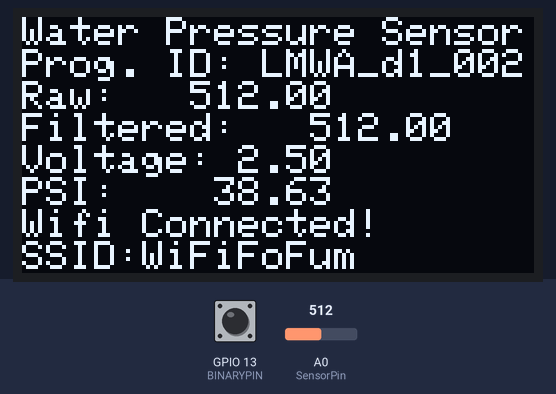
The sketch below on a simulated ESP8266 (Wemos D1 mini). On the bench: 128×64 one-colour display. The test bench sets the inputs (shaded band); at power-on: A0 (SensorPin) = 512, GPIO 13 (BINARYPIN) HIGH. WiFi joins after 1.5 s; servers stay silent unless stated; the display library's start-up logo is not drawn; what the sketch prints to the serial monitor is not drawn.

Above: at 13.8 s.
13.9 s: A0 (SensorPin) set to 716
At 14.09 s:
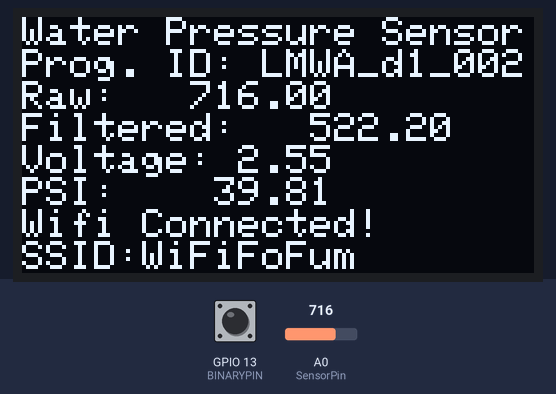
15.4 s: A0 (SensorPin) set to 900
At 15.67 s:
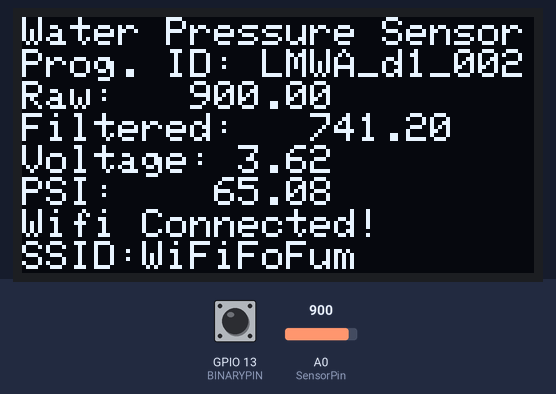
17.7 s: A0 (SensorPin) set to 122
At 17.88 s:
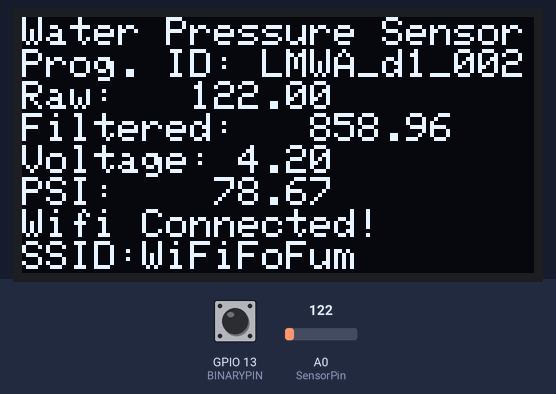
Timing chart, 0 to 20.2 s (numbered marks = the images above; inputs shaded):
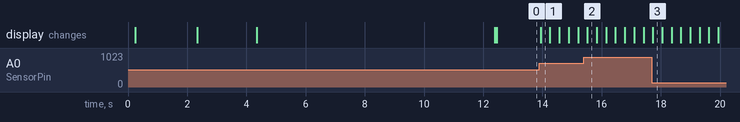

Measured:
- after the input at 13.9 s, the display: changes at once (image 1)

The sketch:

d1_002_pressure_sensor.ino
```cpp
/*********************************************************************
This sketch is intended to run on a D1 Mini. It reads pressure
from a transducer and sends the readings to tago.io.

This sketch uses the 1.3" OLED display, SH1106 128x64, I2C comms.

x1Val and x2Val must be calibrated to the voltage readings at
0 and 100 PSI respectively for the output to be accurate.

*********************************************************************/


#include <SPI.h>
#include <Wire.h>


/*for 1.3 display*/
#include <Adafruit_GFX.h>
#include <Adafruit_SH110X.h>
/* Uncomment the initialize the I2C address , uncomment only one, If you get a totally blank screen try the other*/
#define i2c_Address 0x3c //initialize with the I2C addr 0x3C Typically eBay OLED's
#define SCREEN_WIDTH 128 // OLED display width, in pixels
#define SCREEN_HEIGHT 64 // OLED display height, in pixels
#define OLED_RESET -1   //   QT-PY / XIAO
Adafruit_SH1106G display = Adafruit_SH1106G(SCREEN_WIDTH, SCREEN_HEIGHT, &Wire, OLED_RESET);

//This ProgramID is the name of the sketch and identifies what code is running on the D1 Mini
const char* ProgramID = "LMWA_d1_002";

//Wifi Stuff
#include <ESP8266WiFi.h>
#include <PubSubClient.h>
//const char *ssid =	"LMWA-PumpHouse";		// cannot be longer than 32 characters!
//const char *pass =	"ds42396xcr5";		//
const char *ssid =	"WiFiFoFum";		// cannot be longer than 32 characters!
const char *pass =	"6316EarlyGlow";		//
WiFiClient client;
String wifistatustoprint;

//Tago.io server address and device token
char server[] = "api.tago.io";
int lastConnectionTime = 0;            // last time you connected to the server, in milliseconds
int currentMillis = 0;
int postingInterval = 10 * 1000; // delay between updates, in milliseconds
String Device_Token = "1c275a1c-27ee-42b0-b59b-d82e40de269d"; //d1_002_pressure_sensor Default token
String pressure_string = "";

//Data payload variables
int counter = 1;
char pressureout[32];
String pressuretoprint;


//Sensor setup & payload variables
const int SensorPin = A0;
const float alpha = 0.95; // Low Pass Filter alpha (0 - 1 ). .95 was way too slow
const float aRef = 5; // analog reference
float filteredVal = 512; // midway starting point
//float x1Val = .78; //voltage at 0 psi
//float y1Val = 0;
//float x2Val = 2.9; //voltage at 100 psi
//float y2Val = 60;
//float mVal = 0;
//float bVal = 0;
float sensorVal;
float psiVal;
float voltage;
char psichar[32];
String psistring;
float psi;
char filteredValchar[32];
String filteredValstring;
char sensorValchar[32];
String sensorValstring;

//binary sensor stuff
#define BINARYPIN 13

void setup() {


  Serial.begin(115200);
  while (!Serial) {
    ;                     // wait for serial port to connect. Needed for native USB port only
  }
  Serial.println("SETUP");
  Serial.println();

  pinMode(BINARYPIN, INPUT_PULLUP);

  //1.3" OLED Setup
  delay(250); // wait for the OLED to power up
  display.begin(i2c_Address, true); // Address 0x3C default
 //display.setContrast (0); // dim display

  display.display();
  delay(2000);

  // Clear the buffer.
  display.clearDisplay();

  // draw a single pixel
  display.drawPixel(10, 10, SH110X_WHITE);
  // Show the display buffer on the hardware.
  // NOTE: You _must_ call display after making any drawing commands
  // to make them visible on the display hardware!
  display.display();
  delay(2000);
  display.clearDisplay();

}

void loop() {
  currentMillis = millis();

  //Wifi Stuff
  if (WiFi.status() != WL_CONNECTED) {

    //Write wifi connection to display
    display.setTextSize(1);
    display.setTextColor(SH110X_WHITE);
    display.setCursor(0, 0);
    display.println("Booting Program ID:");
    display.println(ProgramID);
    display.setTextSize(1);
    display.println(" ");
    display.println("Connecting To WiFi:");
    display.println(ssid);
    display.println(" ");
    display.println("Wait for it......");
    display.display();

    //write wifi connection to serial
    Serial.print("Connecting to ");
    Serial.print(ssid);
    Serial.println("...");
    WiFi.setHostname(ProgramID);
    WiFi.begin(ssid, pass);

    //delay 8 seconds for effect
    delay(8000);

    if (WiFi.waitForConnectResult() != WL_CONNECTED){
      return;
    }

    display.clearDisplay();
    display.setTextSize(1);
    display.setTextColor(SH110X_WHITE);
    display.setCursor(0, 0);
    display.println("Water Pressure Sensor\nDevice ID: d1_002");
    display.setTextSize(1);
    display.println(" ");
    display.println("Connected To WiFi:");
    display.println(ssid);
    display.println(" ");
    display.display();

    Serial.println("\n\nWiFi Connected! ");
    printWifiStatus();

  }

  if (WiFi.status() == WL_CONNECTED) {
    wifistatustoprint="Wifi Connected!";
  }else{
    wifistatustoprint="Womp, No Wifi!";
  }

  //Initialize y=mx+b output calibration
//  mVal = (y2Val-y1Val)/(x2Val-x1Val);
//  bVal = mVal * x1Val;

  //perform reading and filter the value.
  sensorVal = (float)analogRead(SensorPin);  //raw Analog To Digital Converted (ADC) value from sensor
  filteredVal = (alpha * filteredVal) + ((1.0 - alpha) * sensorVal); // Low Pass Filter, smoothes out readings.
  voltage = (filteredVal * aRef) / 1023; //calculate voltage using smoothed sensor reading... 5.0 is system voltage, 1023 is resolution of the ADC...
//  psi = (mVal * voltage) - bVal; // calibrate output using y=mx+b
  psi = (23.608 * voltage) - 20.446; // generated by Excel Scatterplot for transducer S/N 2405202308207
  psiVal = roundoff(psi, 1); //rounded psi value
/*
  //print values to serial console for inspection
  Serial.print("mVal :"); Serial.println(mVal, 0);
  Serial.print("bVal :"); Serial.println(bVal, 0);
  Serial.print("raw_adc "); Serial.println(sensorVal, 0);
  Serial.print("smoothed_adc "); Serial.println(filteredVal, 0);
  Serial.print("voltage= "); Serial.println(voltage, 0);
  Serial.print("psi= "); Serial.println(psi, 1);
  Serial.println("  ");
*/
  //convert data to string types
  dtostrf(sensorVal, 8, 2, sensorValchar);
  sensorValstring = "Raw: " + String (sensorValchar);

  dtostrf(filteredVal, 8, 2, filteredValchar);
  filteredValstring = "Filtered: " + String (filteredValchar);

  dtostrf(psi, 8, 2, psichar);
  psistring = "Voltage: " + String(voltage) + "\nPSI: " + String(psichar);

  // clear the display
  display.clearDisplay();

  //buffer next display payload
  display.setTextSize(1);
  display.setTextColor(SH110X_WHITE);
  display.setCursor(0, 0);
  display.println("Water Pressure Sensor");
  display.print("Prog. ID: "); display.println(ProgramID);
  display.setTextSize(1);
  display.println(sensorValstring);
  display.println(filteredValstring);
  display.println(psistring);
  display.println(wifistatustoprint);
  display.print("SSID:");
  display.println(ssid);
  display.print("IP:");
  display.println(WiFi.localIP());
  // write the buffer to the display
  display.display();

  //BINARY SENSOR
  int status;
  status = digitalRead(BINARYPIN);
  Serial.print("BINARYPIN Status: ");
  Serial.println(status);
  if (status == HIGH)
  {
    Serial.println("BINARY SENSOR OPEN");
  }
  else
  {
    Serial.println("BINARY SENSOR CLOSED");
  }

  // if upload interval has passed since your last connection,
  // then connect again and send data to tago.io
/*  Serial.print("currentMillis: "); Serial.println(currentMillis, 0);
  Serial.print("lastConnectionTime: "); Serial.println(lastConnectionTime, 0);
  Serial.print("PostingInterval: "); Serial.println(postingInterval, 0);*/
  if (currentMillis - lastConnectionTime > postingInterval) {
    Serial.println("Time to post to tago.io!");
    // then, send data to Tago
    httpRequest();
  }


  counter++;
  delay (.01);
}

float roundoff(float value, unsigned char prec){
  float pow_10 = pow(10.0f, (float)prec);
  return round(value * pow_10) / pow_10;
}

// this method makes a HTTP connection to tago.io
void httpRequest() {

  Serial.println("Sending this Pressure:");
  Serial.println(psi);

    // close any connection before send a new request.
    // This will free the socket on the WiFi shield
    client.stop();

    Serial.println("Starting connection to server for Pressure...");
    // if you get a connection, report back via serial:
    String PostPressure = String("{\"variable\":\"pressure\", \"value\":") + String(psi)+ String(",\"unit\":\"PSI\"}");
    String Dev_token = String("Device-Token: ")+ String(Device_Token);
    if (client.connect(server,80)) {                      // we will use non-secured connnection (HTTP) for tests
    Serial.println("Connected to server");
    // Make a HTTP request:
    client.println("POST /data? HTTP/1.1");
    client.println("Host: api.tago.io");
    client.println("_ssl: false");                        // for non-secured connection, use this option "_ssl: false"
    client.println(Dev_token);
    client.println("Content-Type: application/json");
    client.print("Content-Length: ");
    client.println(PostPressure.length());
    client.println();
    client.println(PostPressure);
    Serial.println("Pressure sent!\n");
    }  else {
      // if you couldn't make a connection:
      Serial.println("Server connection failed.");
    }

    client.stop();

    // note the time that the connection was made:
    lastConnectionTime = currentMillis;
}

//this method prints wifi network details
void printWifiStatus() {
  // print the SSID of the network you're attached to:
  Serial.print("SSID: ");
  Serial.println(WiFi.SSID());

  // print your WiFi shield's IP address:
  IPAddress ip = WiFi.localIP();
  Serial.print("IP Address: ");
  Serial.println(ip);

  Serial.print("Hostname: ");
  Serial.println(WiFi.getHostname());

  // print the received signal strength:
  long rssi = WiFi.RSSI();
  Serial.print("signal strength (RSSI):");
  Serial.print(rssi);
  Serial.println(" dBm");
  Serial.println("");
}

//comment to remove
```
